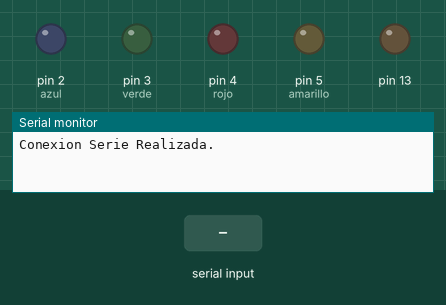
This sketch was run on a simulated Arduino Mega 2560, built with avr-gcc and run on an emulated ATmega2560. On the bench: output pins drawn as LEDs (lit = HIGH), the last lines printed to the serial monitor. The inputs (shaded band) are chosen by the test bench.

Above: at 1.2 s.
1.3 s: "azulon" received over Serial
At 3.2 s:
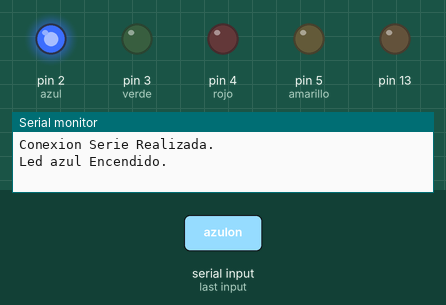
4.0 s: "verdeon" received over Serial
At 6.6 s:
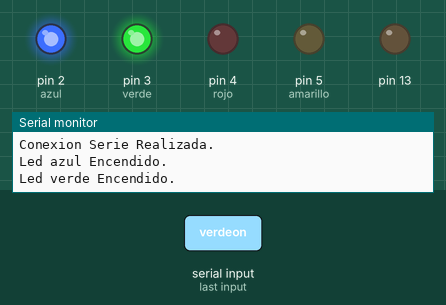
6.9 s: "azuloff" received over Serial
At 8.8 s:
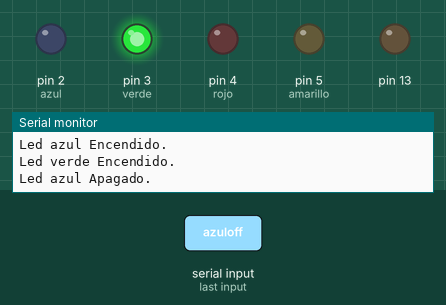
9.8 s: "rojoon" received over Serial
At 12.1 s:
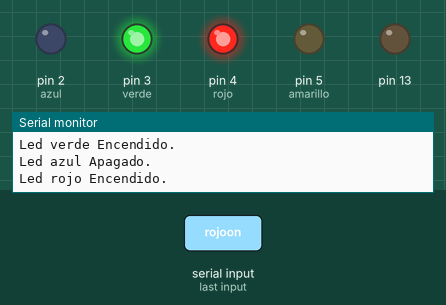
12.5 s: "verdeoff" received over Serial
At 14.5 s:
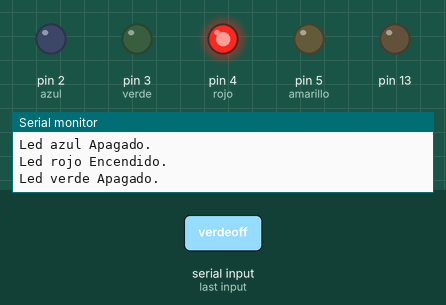
15.5 s: "amarilloon" received over Serial
At 18.2 s:
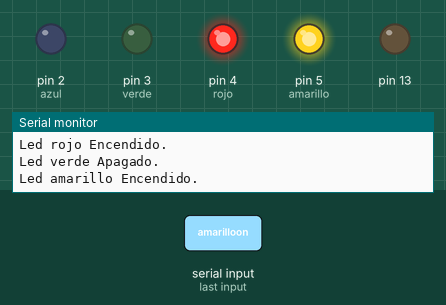
Timing chart, 0 to 19.5 s (numbered marks = the images above; inputs shaded):
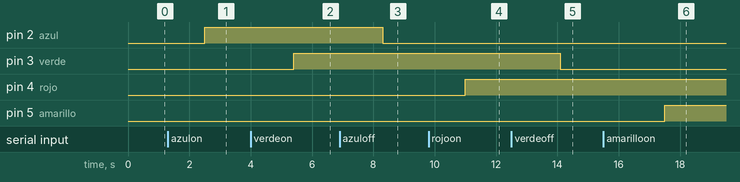

The sketch:

led4arduino.ino
```cpp
/**
 * Programación para el dispositivo Arduino Mega 2560.
 * ---------------------------------------------------
 *
 * Este script configura el dispositivo arduino para trabajar
 * junto con la aplicación java Led4Serial, activando los diodos
 * leds en los pines 2, 3, 4 y 5, siendo respectivamente, el led
 * azul, el led rojo, el led rojo y el led amarillo.
 */

// Declaramos las variables utilizadas.
const int azul = 2;
const int verde = 3;
const int rojo = 4;
const int amarillo = 5;

char caracter;
String orden = "";

// Método setup(): Parámetros de los pines y del puerto serie.
void setup() {

  // Inicializamos los pines como output.
  pinMode(azul, OUTPUT);
  pinMode(verde, OUTPUT);
  pinMode(rojo, OUTPUT);
  pinMode(amarillo, OUTPUT);

  // Iniciamos y apagamos el led interno. Pin 13.
  pinMode(13, OUTPUT);
  digitalWrite(13, LOW);

  // Inicializamos el puerto serie de comunicaciones.
  Serial.begin(9600);
  Serial.println("Conexion Serie Realizada.");

}

// Método loop(): Envío y recepción de mensajes.
void loop() {

  if (Serial.available() > 0) {

    while (Serial.available() > 0) {
      caracter = Serial.read();
      orden.concat(caracter);
      delay(200);
    }

    if (orden == "azulon") {
      digitalWrite(azul, HIGH);
      Serial.println("Led azul Encendido.");
      orden = "";
    }

    else if (orden == "azuloff") {
      digitalWrite(azul, LOW);
      Serial.println("Led azul Apagado.");
      orden = "";
    }

    else if (orden == "verdeon") {
      digitalWrite(verde, HIGH);
      Serial.println("Led verde Encendido.");
      orden = "";
    }

    else if (orden == "verdeoff") {
      digitalWrite(verde, LOW);
      Serial.println("Led verde Apagado.");
      orden = "";
    }

    else if (orden == "rojoon") {
      digitalWrite(rojo, HIGH);
      Serial.println("Led rojo Encendido.");
      orden = "";
    }

    else if (orden == "rojooff") {
      digitalWrite(rojo, LOW);
      Serial.println("Led rojo Apagado.");
      orden = "";
    }

    else if (orden == "amarilloon") {
      digitalWrite(amarillo, HIGH);
      Serial.println("Led amarillo Encendido.");
      orden = "";
    }

    else if (orden == "amarillooff") {
      digitalWrite(amarillo, LOW);
      Serial.println("Led amarillo Apagado.");
      orden = "";
    }

    else if (orden == "allon") {
      digitalWrite(azul, HIGH);
      digitalWrite(verde, HIGH);
      digitalWrite(rojo, HIGH);
      digitalWrite(amarillo, HIGH);
      Serial.println("Todos los leds Encendidos.");
      orden = "";
    }

    else if (orden == "alloff") {
      digitalWrite(azul, LOW);
      digitalWrite(verde, LOW);
      digitalWrite(rojo, LOW);
      digitalWrite(amarillo, LOW);
      Serial.println("Todos los leds Apagados.");
      orden = "";
    }

    else {
      Serial.println(orden);
      orden = "";
    }
  }
}
```

Measured:
- after the input at 1.3 s, pin 2 (azul): LOW → HIGH after 1.2 s
- after the input at 4.0 s, pin 3 (verde): LOW → HIGH after 1.4 s
- after the input at 6.9 s, pin 2 (azul): HIGH → LOW after 1.4 s
- after the input at 9.8 s, pin 4 (rojo): LOW → HIGH after 1.2 s
- after the input at 12.5 s, pin 3 (verde): HIGH → LOW after 1.6 s
- after the input at 15.5 s, pin 5 (amarillo): LOW → HIGH after 2.0 s
